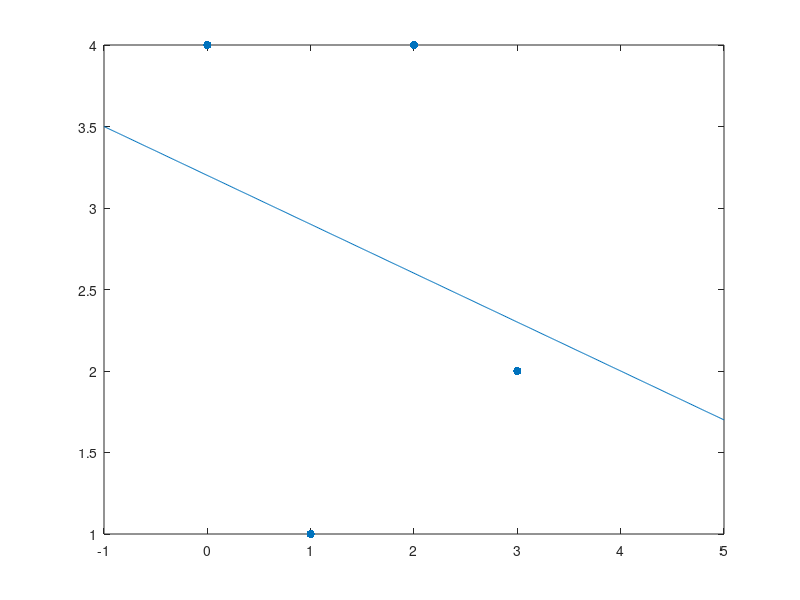

Here is the MATLAB script that generated this plot:
A = [1,0;1,1;1,2;1,3];
x = [0;1;2;3];
y = [4;1;4;2];
alpha = (A' * A)\(A' * y);

xvals = -1:0.01:5;
yvals = alpha(1) + alpha(2) * xvals;
plot(xvals, yvals)
hold on
scatter(x,y, 'filled')

yls = alpha(1) + alpha(2) * x;
r = y - yls;
norm(r)










